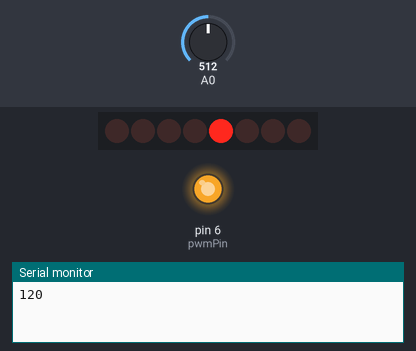
A program run on a simulated Arduino Uno, built with avr-gcc and run on an emulated ATmega328P. Shown: 8 shift-register outputs drawn as a row of LEDs (first output left, lit = HIGH), output pins drawn as LEDs (lit = HIGH), the last lines printed to the serial monitor. Wiring (inferred from the names in the program): shift register (74HC595): data pin 9; shift clock pin 11; latch pin 10. Wiring (inferred from the signals the program sends): row of LEDs: on Q0, Q1, Q2, Q3, Q4, Q5, Q6, Q7. The test bench sets the inputs (shaded band); at power-on: A0 = 512. Pins used as bus, display or sensor lines are not drawn.

Above: at 6.9 s.
7.0 s: A0 set to 628
8.5 s: A0 set to 658
At 9.5 s:
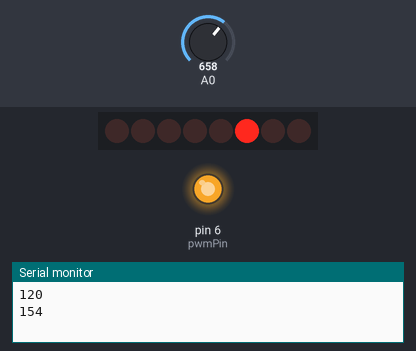
10.4 s: A0 set to 757
11.9 s: A0 set to 786
At 13.7 s:
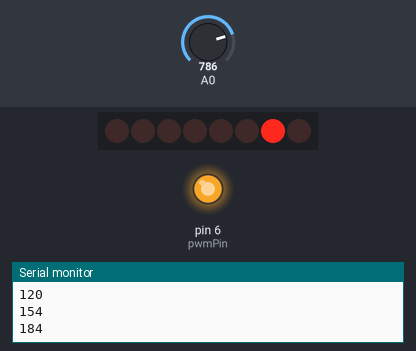
14.0 s: A0 set to 900
At 15.2 s:
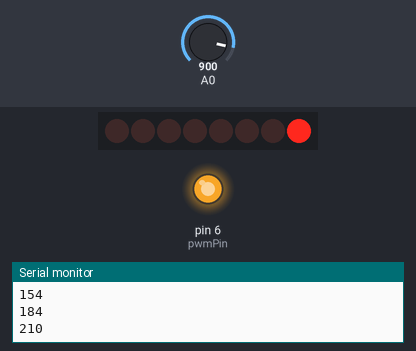
16.1 s: A0 set to 888
At 16.19 s:
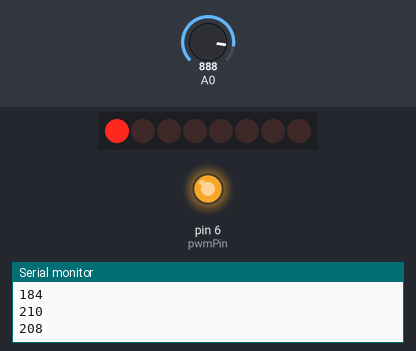
Timing chart, 0 to 19.1 s (numbered marks = the images above; inputs shaded):
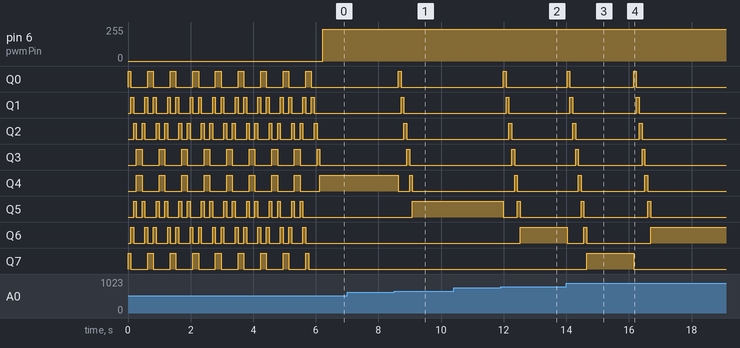

Measured:
- the behaviour switches between 639 and 640 on A0 (found by bisection; images 0 and 1)
- the behaviour switches between 767 and 768 on A0 (found by bisection; images 1 and 2)
- the behaviour switches between 896 and 895 on A0 (found by bisection; images 3 and 4)
- after the input at 7.0 s, every drawn part: stays the same
- after the input at 8.5 s, Q0: LOW → HIGH after 0.13 s, → LOW 0.09 s later; Q1: LOW → HIGH after 0.22 s, → LOW 0.09 s later; Q2: LOW → HIGH after 0.31 s, → LOW 0.09 s later; Q3: LOW → HIGH after 0.40 s, → LOW 0.09 s later; Q4: HIGH → LOW after 0.13 s, → HIGH 0.36 s later, → LOW 0.09 s later
- after the input at 10.4 s, every drawn part: stays the same
- after the input at 11.9 s, Q0: LOW → HIGH after 0.09 s, → LOW 0.09 s later; Q1: LOW → HIGH after 0.18 s, → LOW 0.09 s later; Q2: LOW → HIGH after 0.27 s, → LOW 0.09 s later; Q3: LOW → HIGH after 0.36 s, → LOW 0.09 s later; Q4: LOW → HIGH after 0.45 s, → LOW 0.09 s later
- after the input at 14.0 s, Q0: LOW → HIGH at once, → LOW 0.09 s later; Q1: LOW → HIGH after 0.11 s, → LOW 0.09 s later; Q2: LOW → HIGH after 0.20 s, → LOW 0.09 s later; Q3: LOW → HIGH after 0.29 s, → LOW 0.09 s later; Q4: LOW → HIGH after 0.38 s, → LOW 0.09 s later
- after the input at 16.1 s, Q0: LOW → HIGH after 0.05 s, → LOW 0.09 s later; Q1: LOW → HIGH after 0.14 s, → LOW 0.09 s later; Q2: LOW → HIGH after 0.23 s, → LOW 0.09 s later; Q3: LOW → HIGH after 0.32 s, → LOW 0.09 s later; Q4: LOW → HIGH after 0.41 s, → LOW 0.09 s later

The program:

main.cpp
```cpp
#include <Arduino.h>

int dataPin  = 9;   //Пин подключен к DS входу 74HC595
int latchPin = 10;  //Пин подключен к ST_CP входу 74HC595
int clockPin = 11;  //Пин подключен к SH_CP входу 74HC595
int pwmPin   = 6;   //Пин подключен к OE входу 74HC595 для управления ШИМ
int pos, posOld = 0;
volatile int tic, Dimmer;

void showLed(int bitPos, int pwm);
void animate_run(int _bitPos);
void animate_setup();

unsigned long timing;
 int pwm = 50;

void setup() {
  Serial.begin(57600);
  //устанавливаем режим OUTPUT
  pinMode(latchPin, OUTPUT);
  pinMode(clockPin, OUTPUT);
  pinMode(dataPin, OUTPUT);
  pinMode(pwmPin, OUTPUT);

  animate_setup();

}

void loop() {
  if (millis() - timing > 200){
     timing = millis();
     Dimmer = map(analogRead(0), 0, 1024, 0, 240);
     pos = map(Dimmer, 0,240, 0, 8);
     if (pos != posOld){
       Serial.println( Dimmer);
       animate_run(pos);
       showLed(pos, 240);
       posOld = pos;
    }
  }
}

void showLed(int bitPos, int pwm) {   // прерывания таймера срабатывают каждые 40 мкс
    byte byteToSend = 0; //Создаем пустой байт B00000000
    digitalWrite(pwmPin, LOW);
    bitWrite(byteToSend, bitPos, HIGH); // При bitPos=0 получим B00000001, при bitPos=1 - B00000010, при bitPos=2 - B00000100 и т.д.
    digitalWrite(latchPin, LOW);
    shiftOut(dataPin, clockPin, MSBFIRST, byteToSend); // Инвертируем сигнал при помощи MSBFIRST, грузим с первого бита
    digitalWrite(latchPin, HIGH);
    analogWrite(pwmPin,pwm /*random(0, 254)*/); // Назначаем выходу ШИМ разные значения
}

void animate_setup() {
byte path[4]= {
  B10000001,
  B01000010,
  B00100100,
  B00011000
  };
  for (int y=0; y<8; y++){
   for (int i=0; i<4; i++) {
    digitalWrite(latchPin, LOW);
    shiftOut(dataPin, clockPin, LSBFIRST, path[i]);
    digitalWrite(latchPin, HIGH);
    delay(90);
    }
  for (int i=0; i<4; i++) {
    digitalWrite(latchPin, LOW);
    shiftOut(dataPin, clockPin, LSBFIRST, path[3-i]);
    digitalWrite(latchPin, HIGH);
    delay(90);
    }
  }
}

 void animate_run(int _bitPos) {
  byte byteToSend = 0; //Создаем пустой байт B00000000
  for (int bitPos = 0; bitPos < _bitPos+1; bitPos++) { // В переменной хранится позиция изменяемого бита
    byteToSend = 0; // Обнуляем байт при каждом проходе
    bitWrite(byteToSend, bitPos, HIGH); // При bitPos=0 получим B00000001, при bitPos=1 - B00000010, при bitPos=2 - B00000100 и т.д.

    digitalWrite(latchPin, LOW);
    shiftOut(dataPin, clockPin, MSBFIRST, byteToSend); // Инвертируем сигнал при помощи MSBFIRST, грузим с первого бита
    digitalWrite(latchPin, HIGH);
    delay(90);
  }
}
```
